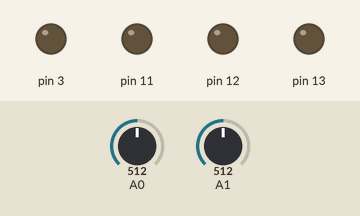
Recording of a sketch running on a simulated Arduino Uno, built with avr-gcc and run on an emulated ATmega328P. Parts: output pins drawn as LEDs (lit = HIGH). The inputs (shaded band) are chosen by the test bench; at power-on: A0 = 512, A1 = 512. What the sketch prints to the serial monitor is not drawn. At 0.4 s the program stops and its outputs stay as they are.

Above: at 0.3 s.
Timing chart, 0 to 1.8 s (numbered marks = the images above):
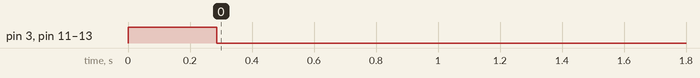

Measured:
- by itself, pin 3, pin 11–13: LOW → HIGH at 0.00 s, → LOW 0.29 s later

The sketch:

Measuring_Current.ino
```cpp
//Defining Variables
float iA;
float iB;
int dirA=12; // Coil A direction
int currA=3; // Coil A current
int brakA=9; // Coil B direction
int dirB=13; // Coil B current
int currB=11;
int ct;
void setup() {
  pinMode(12,OUTPUT);
  pinMode(3,OUTPUT);
  pinMode(13,OUTPUT);
  pinMode(11,OUTPUT);

  shutdown();

  Serial.begin(9600);
}

void shutdown(){
  digitalWrite(12,LOW);
  digitalWrite(3,LOW);
  digitalWrite(13,LOW);
  digitalWrite(11,LOW);
}

void loop() {
  digitalWrite(12,HIGH);
  digitalWrite(3,HIGH);
  digitalWrite(13,HIGH);
  digitalWrite(11,HIGH);

  for (ct=0; ct<20; ct++){
  iA = float(analogRead(0))/1023.*5. / 1.65 *1000.;

  iB = float(analogRead(1))/1023.*5. / 1.65 *1000.;
  Serial.print(iA);
  Serial.print(" ");
  Serial.println(iB);
  }

  shutdown();
  while(1);

}
```
